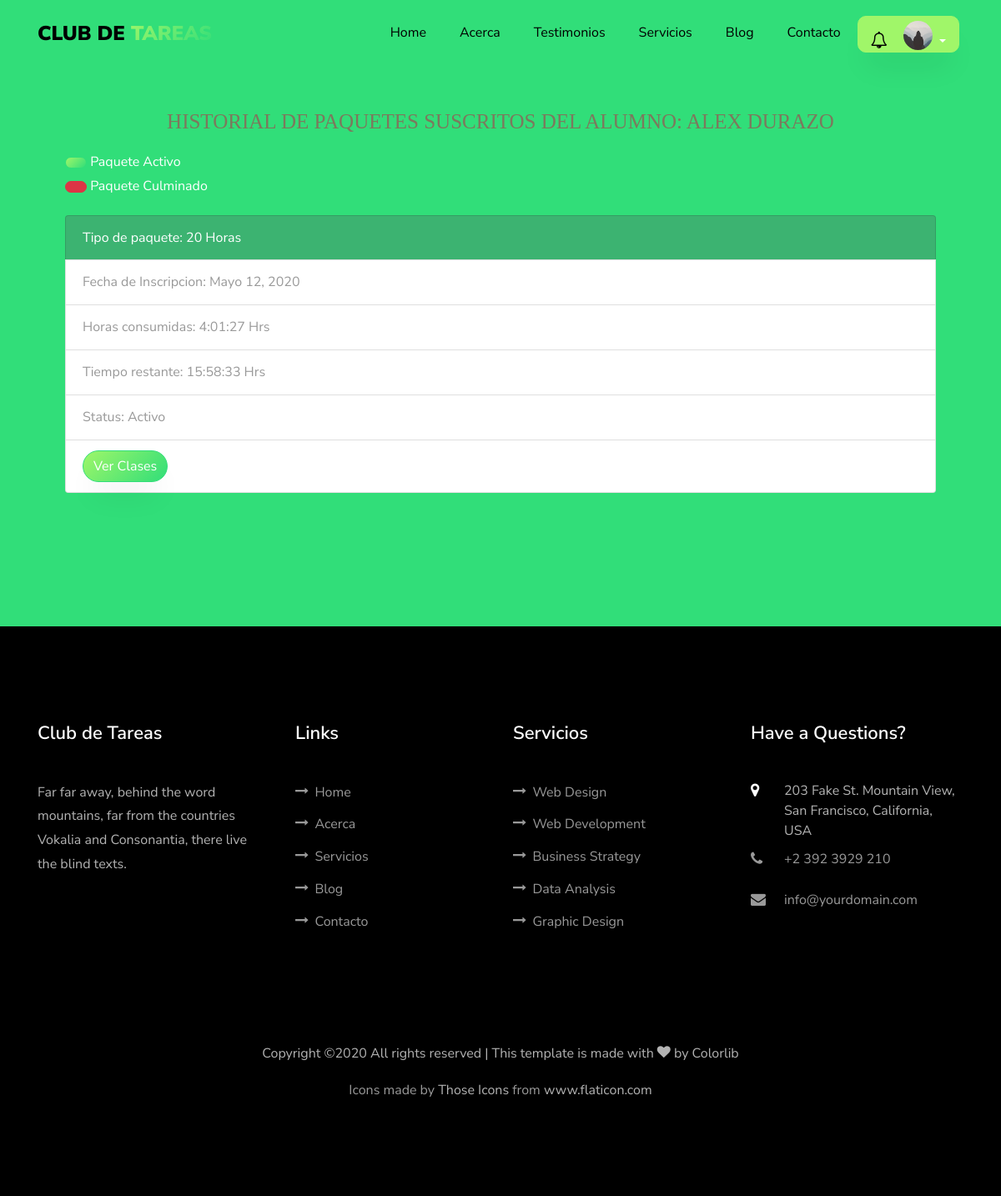
Page /paquetes/ (signed in) on the earlier database version.
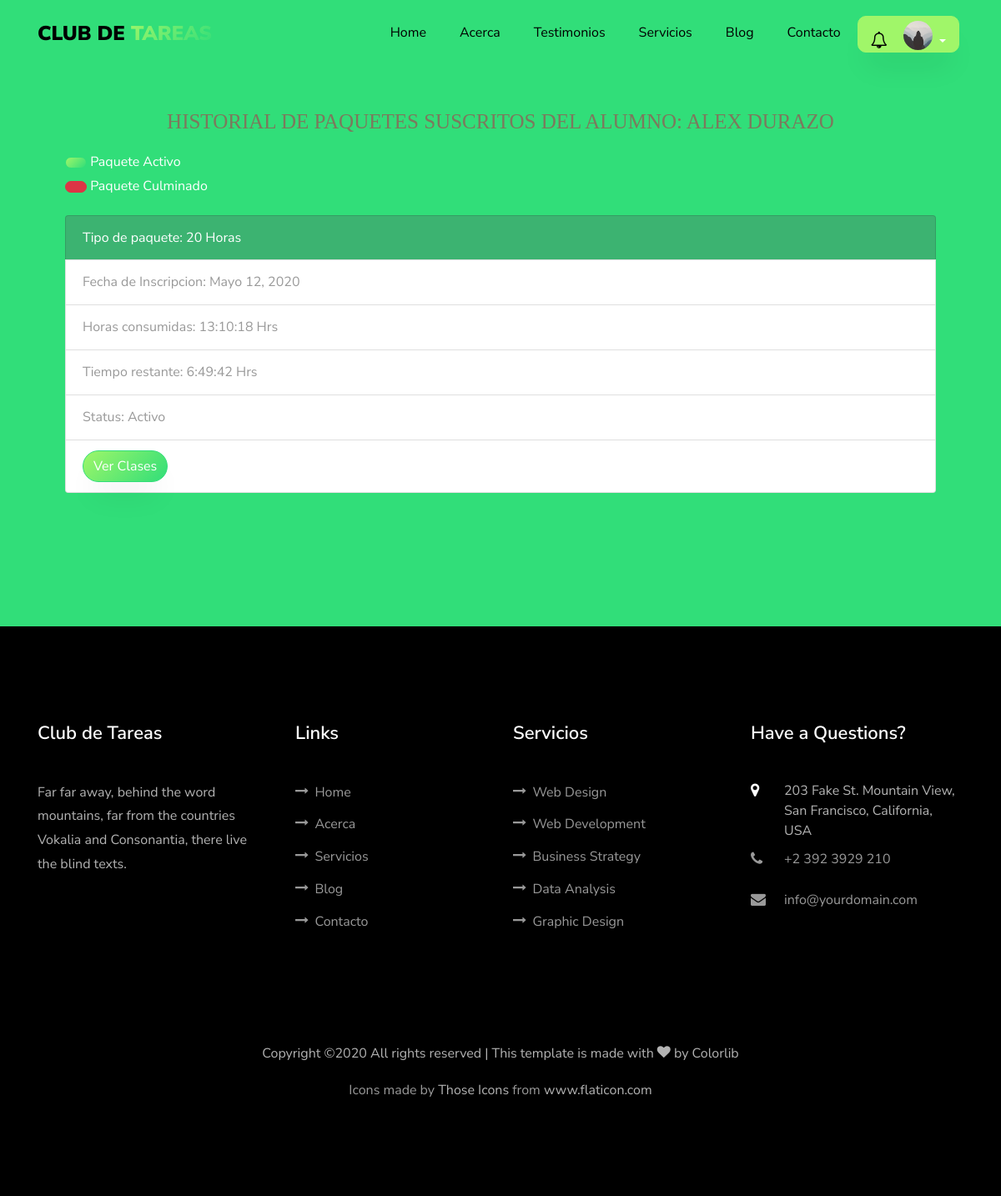
Same page on the later database version.
### app/models.py (models this page shows, shortened)
class Paquete_Inscrito(models.Model):
     id = models.UUIDField(primary_key=True, default=uuid.uuid4, help_text="id del Paquete")
     usuario = models.ForeignKey(settings.AUTH_USER_MODEL,related_name="paquetes_inscritos",on_delete=models.CASCADE)
     fecha_de_inscripcion = models.DateField(null=True,blank=True)
     horas_consumidas =models.CharField(max_length=100,default="00:00:00 Hrs")
     horas_restantes= models.CharField(max_length=100,default="00:00:00 Hrs")
     tiempo_consumido = models.DurationField(default=datetime.timedelta(days=0,hours=0,minutes=0))
     tiempo_restante= models.DurationField(default=datetime.timedelta(days=0,hours=0,minutes=0))
     ESTADO_STATUS =(
     (True,'Activo'),
     (False,'Finalizado')
     )
     tipo_de_paquete = models.ForeignKey('Tipo_de_Paquete', on_delete=models.SET_NULL,help_text='Elige el tipo de paquete del alumno',null=True)
     status = models.BooleanField(default=True,choices=ESTADO_STATUS,help_text="Elige el estado del paquete")
     class Meta:
         verbose_name = ("Paquete Inscrito")
         verbose_name_plural = ("Paquetes Inscritos")
         ordering = ['usuario__nombre']

class Tipo_de_Paquete(models.Model):
    horas = models.IntegerField(default=1)
    class Meta:
        verbose_name = ("Tipo de Paquete")
        verbose_name_plural = ("Tipos de Paquetes")
    def __str__(self):
        return f'{self.horas} Horas'

### app/views.py (the view)
# urls.py: path('paquetes/',views.paquetes,name='paquetes'),
@login_required
def paquetes(request):
    context = {
    'student' : request.user,
    'paquetes': request.user.paquetes_inscritos.all()
    }
    return render(request,'app/paquetes.html',context)

### app/templates/app/paquetes.html (shortened to what this page needs)
{% extends 'main/base.html' %}
{% load static %}
{% block content %}
<section class="ftco-section ftco-project" style="background:#31de79">
		<div class="container px-md-5">
				<p class="info-alumno ftco-animate" style="text-align: center;text-transform: uppercase; color: #7c795d; font-family: 'Trocchi', serif; font-size: 25px; font-weight: normal; line-height: 48px; margin: 0;padding: 10px;">
					Historial de  Paquetes suscritos del  Alumno: {{ student.nombre }} {{ student.apellido}}
				</p>
				<button type="button" class="btn btn-primary btn-circle">
				</button> <span style="color: white" class="ftco-animate">Paquete Activo</span><br>
				<button type="button" class="btn btn-danger btn-circle">
				</button>
				<span style="color:white" class="ftco-animate">Paquete Culminado</span>
				<div style="width: 100%;height:20px;"></div>
          {% if paquetes %}
					{% for paquete in paquetes %}
			           <ul class="list-group ftco-animate">
								 {% if paquete.status %}
								 <li class="list-group-item" style="background-color: #3cb371;color:white"> Tipo de paquete: {{ paquete.tipo_de_paquete }}</li>
								 {%else%}
								 <li class="list-group-item" style="background-color: #de2d29;color: white"> Tipo de paquete: {{ paquete.tipo_de_paquete }}</li>
								 {% endif%}
			           <li class="list-group-item"> Fecha de Inscripcion: {{ paquete.fecha_de_inscripcion }}</li>
								 <li class="list-group-item"> Horas consumidas: {{ paquete.horas_consumidas	}} </li>
								 <li class="list-group-item"> Tiempo restante: {{ paquete.horas_restantes }} </li>
								 {% if paquete.status%}
								 <li class="list-group-item">Status: Activo</li>
								 {% else %}
								 <li class="list-group-item" >Status: Culminado</li>
								 {% endif%}
								 <li class="list-group-item mb-5">
									 <a href="{% url 'app:clases' paquete_id=paquete.id %}">
							     <button type="button" class="btn btn-primary">Ver Clases </button>
							     </a>
								 </li>
								{% endfor %}
							</ul>
				{% else %}
				<ul class="list-group" style="padding-bottom: 20px">
							<li class="list-group-item">No hay Paquetes activos para el Usuario: {{ student.nombre }} {{ student.apellido }}</li>
				</ul>
				{% endif %}
		</div>
</section>
{% endblock content     %}

Differences in the rows shown:
changed Paquete_Inscrito "20 Horas": horas_consumidas "4:01:27 Hrs" → "13:10:18 Hrs"; horas_restantes "15:58:33 Hrs" → "6:49:42 Hrs"
